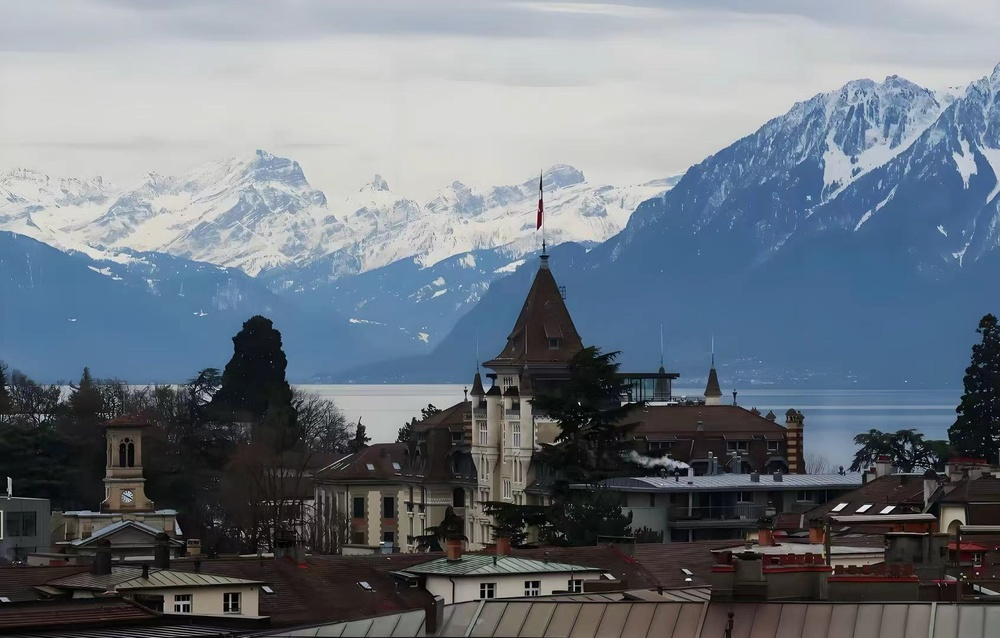
#> input picture 图像认知与OpenCV/04.自适应二值法/wallpaper.jpg, 1000 x 638 px, shrunk from 1692 x 1079 before the run
$ python '自适应二值法.py'
#> lines starting #> are read from the running program, lines starting #| are printed output that depends on the picture
import cv2

# 读取彩色图片
image_input = cv2.imread('./wallpaper.jpg')
#> image_input is the input picture: shape (638, 1000, 3); mean B, G, R 128.8, 118.8, 109.7

# 灰度化
image_gray = cv2.cvtColor(image_input,cv2.COLOR_BGR2GRAY)
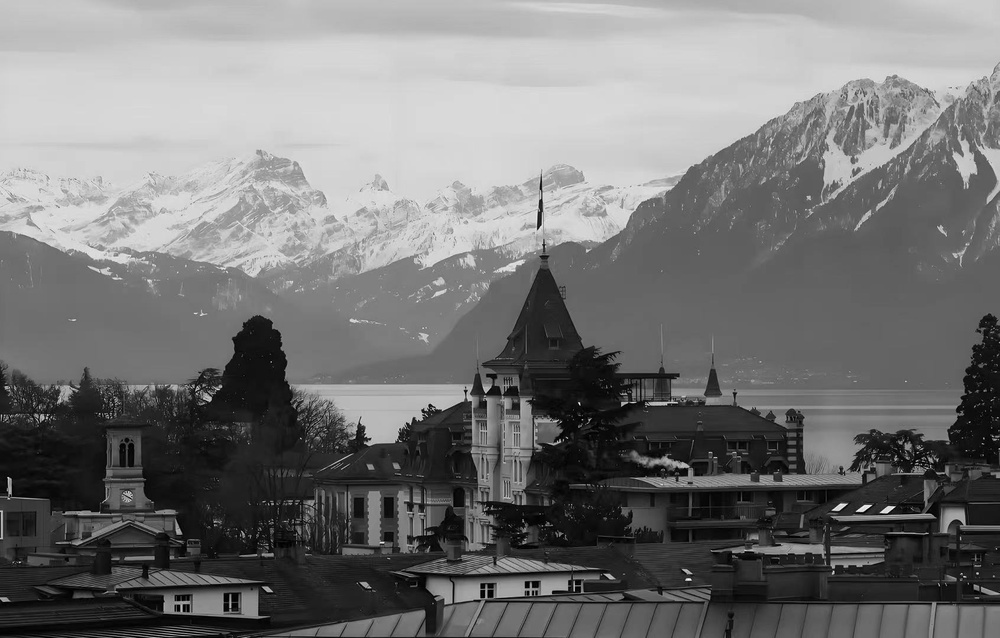
#> image_gray: shape (638, 1000); min 0, max 254, mean 117.3


# 自适应二值化
# cv2.adaptiveThreshold:是用来对单通道图进行自适应二值化的。
# 第一个参数：单通道图
# 第二个参数：二值化过程中所用到的最大值
# 第三个参数：计算阈值的方法： 1. 平均值法  cv2.ADAPTIVE_THRESH_MEAN_C  2. 使用高斯核的加权平均法 cv2.ADAPTIVE_THRESH_GAUSSIAN_C
# 第四个参数：二值化的方法：1. 阈值法 THRESH_BINARY， 2. 反阈值法 THRESH_BINARY_INV
# 第五个参数： blocksize ： 核的大小，通常为奇数  3*3， 5*5
# 第六个参数： 要减去的常数C的大小： 通常是正数，但也有可能是0或负数
image_thresh = cv2.adaptiveThreshold(image_gray,255,cv2.ADAPTIVE_THRESH_MEAN_C,cv2.THRESH_BINARY,5,10)
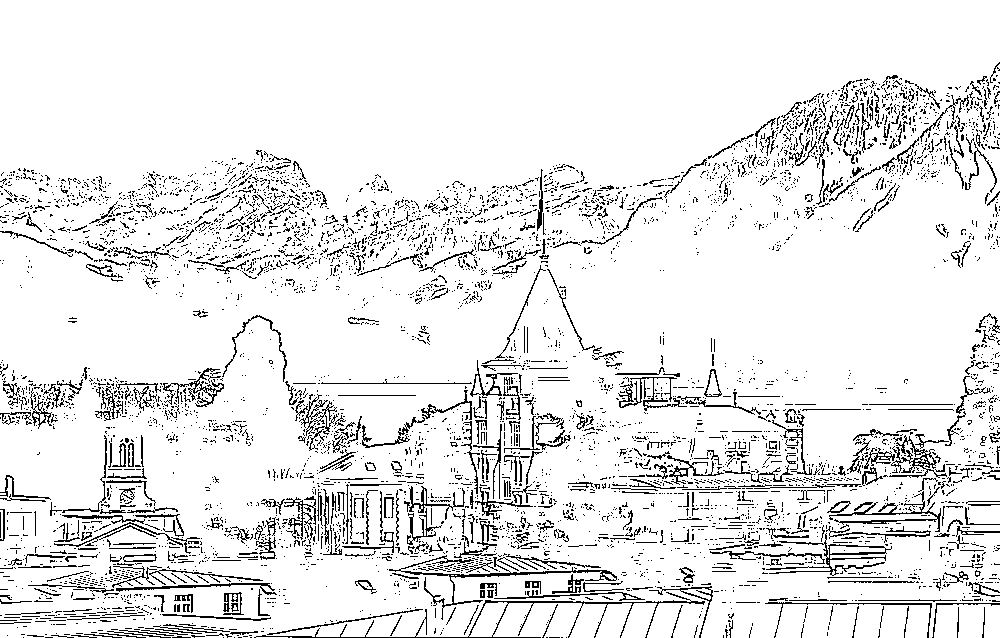
#> image_thresh: shape (638, 1000); 91% white; black in thin lines or dots

cv2.imshow('image_thresh',image_thresh)

cv2.waitKey(0)
